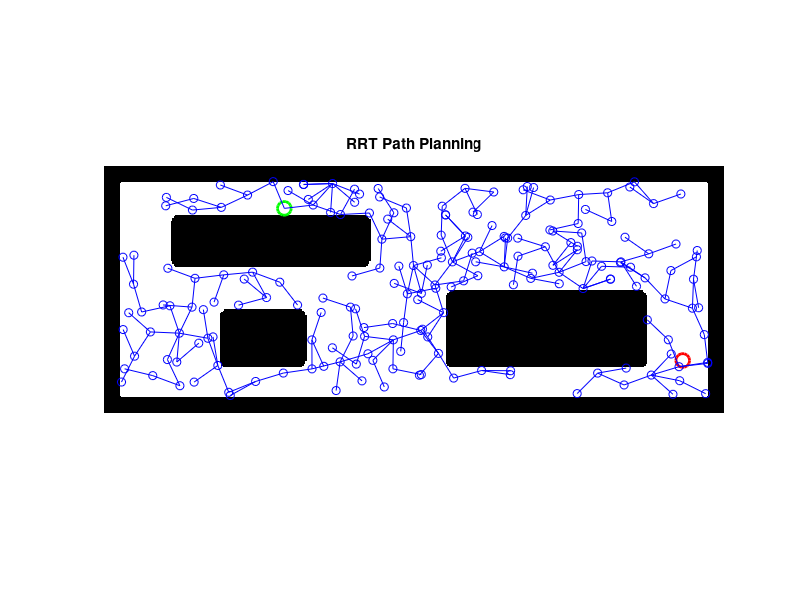

MATLAB code for this plot:
close all
clear all
clc

% Load map
load('image_map.mat');

q_s = [30 125];
q_g = [135 400];

max_iterations = 200;       % Max. iterations number
goal_radius = 10;           % Radius within which we consider the goal reached (like an error epsilon we allow to be)
delta = 20;                 % Step size for each iteration (distance from the q_near)
plot_delay = 0.1;           % Delay between iterations (in seconds) to make the graph animated

% Tree definition
tree = zeros(max_iterations, 2);    % Each row represents a node: (x,y)
tree(1, 1:2) = q_s;                 % The tree starts in q_s
node_number = 1;                    % Number of nodes added to the tree

% Plot the map
figure;
imshow(image_map,'InitialMagnification','fit');     % To display a bigger plot of the environment
hold on;

% Plot the Start and Goal points inside the map
plot(q_s(2), q_s(1), 'go', 'MarkerSize', 10, 'LineWidth', 2); 
plot(q_g(2), q_g(1), 'ro', 'MarkerSize', 10, 'LineWidth', 2);   
title('RRT Path Planning');

actual_iterations = 0;  % Initialize actual iterations count

% RRT Algorithm loop
while node_number < max_iterations
    % Random point
    q_rand = [randi(size(image_map, 1)), randi(size(image_map, 2))];
    
    % Nearest point in the tree
    distances = sqrt(sum((tree(1:node_number, 1:2) - q_rand).^2, 2));
    [~, index] = min(distances);      % The first element is not necessary so we can avoid to store it
    q_near = tree(index, 1:2);        % Add a q_near inside the tree
    
    direction = (q_rand - q_near) / norm(q_rand - q_near);     % Find a direction of movement and move towards it with a delta step
    q_new = q_near + delta * direction;
    
    % Check if q_new is within map bounds and not in an obstacle
    if q_new(1) < 1 || q_new(1) > size(image_map, 1) || q_new(2) < 1 || q_new(2) > size(image_map, 2) || image_map(round(q_new(1)), round(q_new(2))) == 0
        continue;       % Restart the while loop -> q_new is invalid
    end
    
    
    line_points = [linspace(q_near(1), q_new(1), 100); linspace(q_near(2), q_new(2), 100)]';
    if any(image_map(sub2ind(size(image_map), round(line_points(:,1)), round(line_points(:,2)))) == 0) % Check if, after the path is generated, an obstacle is hit
        continue;       % Restart the while loop -> the path hits one or more obstacles
    end
    
    
    node_number = node_number + 1;  % Increment node count
    tree(node_number, 1:2) = q_new; % If everything is ok, add q_new to the tree

    % Plot the new point 
    plot(q_new(2), q_new(1), 'bo');
    plot([q_near(2), q_new(2)], [q_near(1), q_new(1)], 'b'); %connect it to the current point (q_near)
    drawnow; % Force the update of the plot
    
    actual_iterations = actual_iterations + 1;  % Update actual iterations count
    
    % Add delay
    pause(plot_delay);
end

% Check if goal is reached
goal_reached = false; % Flag to indicate if the goal is reached

for i = 1:node_number
    if norm(tree(i, 1:2) - q_g) < goal_radius
        disp('Goal reached!');
        goal_reached = true;
        break; % Exit the loop if the goal is reached
    end
end

if ~goal_reached
    disp('No solution found. Actual iterations: ');
end
